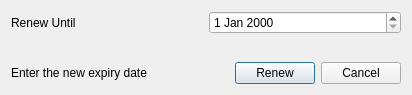
<?xml version="1.0" encoding="UTF-8"?>
<ui version="4.0">
 <class>RenewMemberDialog</class>
 <widget class="QDialog" name="RenewMemberDialog">
  <property name="geometry">
   <rect>
    <x>0</x>
    <y>0</y>
    <width>412</width>
    <height>95</height>
   </rect>
  </property>
  <property name="windowTitle">
   <string>Renew Membership</string>
  </property>
  <layout class="QVBoxLayout" name="verticalLayout">
   <item>
    <layout class="QHBoxLayout" name="horizontalLayout_2">
     <item>
      <widget class="QLabel" name="label">
       <property name="text">
        <string>Renew Until </string>
       </property>
      </widget>
     </item>
     <item>
      <widget class="QDateEdit" name="dateEdit"/>
     </item>
    </layout>
   </item>
   <item>
    <spacer name="verticalSpacer">
     <property name="orientation">
      <enum>Qt::Vertical</enum>
     </property>
     <property name="sizeHint" stdset="0">
      <size>
       <width>20</width>
       <height>40</height>
      </size>
     </property>
    </spacer>
   </item>
   <item>
    <layout class="QHBoxLayout" name="horizontalLayout">
     <item>
      <widget class="QLabel" name="label_2">
       <property name="text">
        <string>Enter the new expiry date</string>
       </property>
      </widget>
     </item>
     <item>
      <spacer name="horizontalSpacer">
       <property name="orientation">
        <enum>Qt::Horizontal</enum>
       </property>
       <property name="sizeHint" stdset="0">
        <size>
         <width>40</width>
         <height>20</height>
        </size>
       </property>
      </spacer>
     </item>
     <item alignment="Qt::AlignRight">
      <widget class="QPushButton" name="pushButton">
       <property name="sizePolicy">
        <sizepolicy hsizetype="Fixed" vsizetype="Fixed">
         <horstretch>0</horstretch>
         <verstretch>0</verstretch>
        </sizepolicy>
       </property>
       <property name="text">
        <string>Renew</string>
       </property>
      </widget>
     </item>
     <item alignment="Qt::AlignRight">
      <widget class="QPushButton" name="pushButton_2">
       <property name="sizePolicy">
        <sizepolicy hsizetype="Fixed" vsizetype="Fixed">
         <horstretch>0</horstretch>
         <verstretch>0</verstretch>
        </sizepolicy>
       </property>
       <property name="text">
        <string>Cancel</string>
       </property>
      </widget>
     </item>
    </layout>
   </item>
  </layout>
 </widget>
 <resources/>
 <connections/>
</ui>
